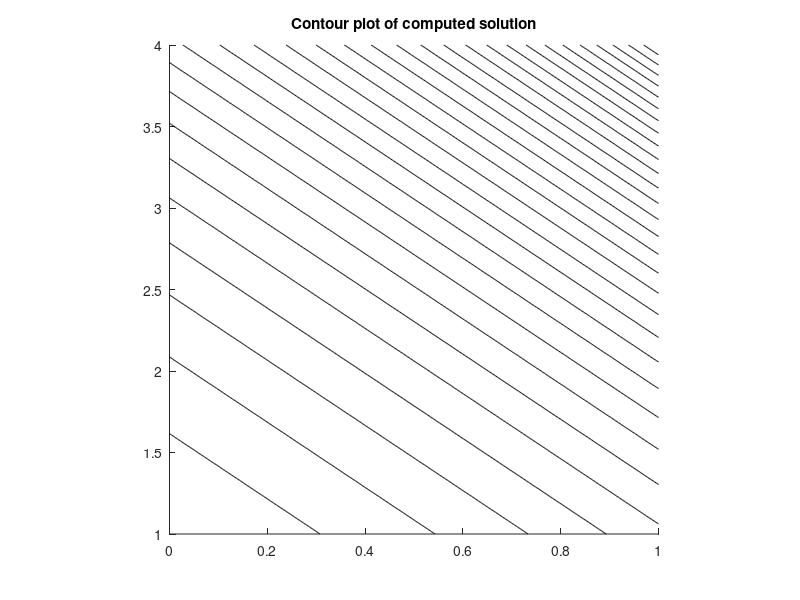

MATLAB code for this plot:
% poisson1_3.m  -- solve the Poisson problem u_{xx} + u_{yy} = f(x,y)
% on [a_x,b_x] x [a_y,b_y] with dx!=dy.  
% 
% The 5-point Laplacian is used at interior grid points.
% This system of equations is then solved using backslash.
% 
% From  http://www.amath.washington.edu/~rjl/fdmbook/chapter3  (2007)


a = 0; 
b = 1;
ay = 1;
by = 4;
m = 20;
n = 1000;
h = (b-a)/(m+1);
hy = (by-ay)/(n+1);
x = linspace(a,b,m+2);   % grid points x including boundaries
y = linspace(ay,by,n+2);   % grid points y including boundaries


[X,Y] = meshgrid(x,y);      % 2d arrays of x,y values
X = X';                     % transpose so that X(i,j),Y(i,j) are
Y = Y';                     % coordinates of (i,j) point

Iint = 2:m+1;              % indices of interior points in x
Jint = 2:n+1;              % indices of interior points in y
Xint = X(Iint,Jint);       % interior points
Yint = Y(Iint,Jint);

f = @(x,y) 1.25*exp(x+y/2);         % f(x,y) function

rhs = f(Xint,Yint);        % evaluate f at interior points for right hand side
                           % rhs is modified below for boundary conditions.

utrue = exp(X+Y/2);        % true solution for test problem

% set boundary conditions around edges of usoln array:

usoln = utrue;              % use true solution for this test problem
                            % This sets full array, but only boundary values
                            % are used below.  For a problem where utrue
                            % is not known, would have to set each edge of
                            % usoln to the desired Dirichlet boundary values.


% adjust the rhs to include boundary terms:
rhs(:,1) = rhs(:,1) - usoln(Iint,1)/hy^2;
rhs(:,n) = rhs(:,n) - usoln(Iint,n+2)/hy^2;
rhs(1,:) = rhs(1,:) - usoln(1,Jint)/h^2;
rhs(m,:) = rhs(m,:) - usoln(m+2,Jint)/h^2;


% convert the 2d grid function rhs into a column vector for rhs of system:
F = reshape(rhs,m*n,1);

% form matrix A:
I = speye(m);
In = speye(n);
e = ones(m,1);
en = ones(n,1);
T = spdiags([e -2*e e],[-1 0 1],m,m);
Ty = -2*speye(m);
S = spdiags([en en],[-1 1],n,n);
A = kron(In,T)/h^2 + kron(In,Ty)/hy^2 + kron(S,I)/hy^2;


% Solve the linear system:
uvec = A\F;  

% reshape vector solution uvec as a grid function and 
% insert this interior solution into usoln for plotting purposes:
% (recall boundary conditions in usoln are already set) 

usoln(Iint,Jint) = reshape(uvec,m,n);

% assuming true solution is known and stored in utrue:
err = max(max(abs(usoln-utrue)));   
fprintf('Error relative to true solution of PDE = %10.3e \n',err)

% plot results:

clf
hold on

% plot grid:
% plot(X,Y,'g');  plot(X',Y','g')

% plot solution:
contour(X,Y,usoln,30,'k')

axis([a b ay by])
daspect([1 (by-ay)/(b-a) 1])
title('Contour plot of computed solution')
hold off

